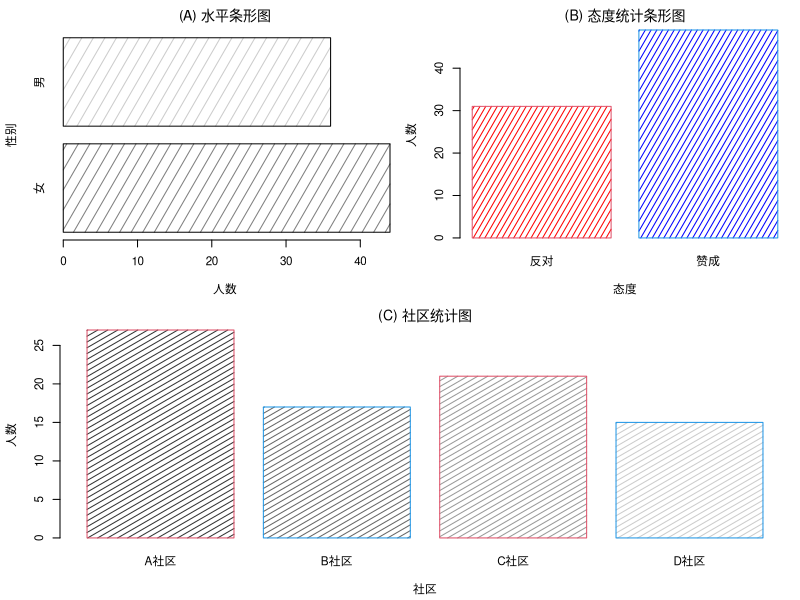
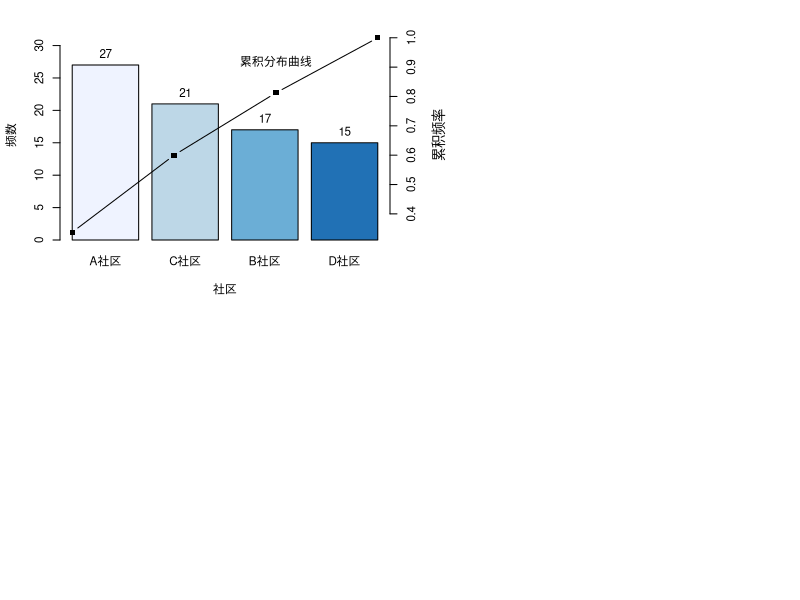

Generate these figures, in order, with R:
setwd("Ch3_DataVisualization/")

example3_1 = read.csv("examples/example3_1.csv"); head(example3_1)

#Generate frequency table
attach(example3_1)
table1 = table(社区); table1
table2 = table(性别); table2
table3 = table(态度); table3

#configure layout
layout(matrix(c(1,2,3,3), 2,2, byrow = TRUE))
par(mai = c(0.6,0.6,0.3,0.1),cex = 0.7, font.main=1)

#plot a horizontal barplot
barplot(
  table2,
  xlab = "人数",
  ylab = "性别",
  horiz = TRUE,
  density = 10, #filling density,
  angle = 60, #angle of the density line
  col = c("grey50", "grey80"),
  border = "black",
  main = "(A) 水平条形图"
)

#plot vertical barplots on 社区 and 态度
barplot(
  table3,
  xlab = "态度",
  ylab = "人数",
  horiz = FALSE, #vertical barplot
  density = 20,
  angle = 60,
  col = c("red","blue"),
  border = c(2,4),
  main = "(B) 态度统计条形图"
)

barplot(
  table1,
  xlab = "社区",
  ylab = "人数",
  horiz = FALSE,
  density = 20,
  angle = 30,
  col = c("grey20", "grey40", "grey60", "grey80"),
  border = c(2,4),
  main = "(C) 社区统计图"
)

##Pareto Plot (similar to barplot)
example3_1 <- read.csv("examples/example3_1.csv")
tab <- sort(table(example3_1$社区),decreasing = TRUE) #1-D frequency table
palette <- RColorBrewer::brewer.pal(4,"Blues")
bar <- barplot( #record the height in bar
  height = tab,
  xlab = "社区",
  ylab = "频数",
  col = palette,
  ylim =c(0,1.2*max(tab))
)
text(x = bar, y = tab, labels = tab, pos=3,col="black") #add texts
y <- cumsum(tab)/sum(tab) #find cummulative frequency

par(new = TRUE) #a new plot based on the present plot
plot( #add cumulaive freq line
  y,
  type = "b", #b for points and lines
  pch = 15,
  axes = FALSE, #suppress both x and y axes
  xlab = '',
  ylab = '',
  main=''
)
axis(side = 4) #add axis to the 4th side
mtext("累积频率", side = 4, line = 3, cex = 0.8) #add label for the new axis
text(labels = "累积分布曲线", x = 3, y = 0.92, cex = 1) #add annotation

